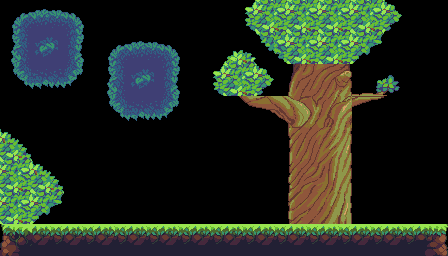

This is a level from a 2D game, rendered from its Tiled map with the project's own tilesets. A one-line summary and the complete map file follow:
An orthogonal 14x8 tile map with 32x32 px tiles, 1 tile layer (Tile Layer 1).

<map version="1.4" tiledversion="1.4.1" orientation="orthogonal" renderorder="right-down" width="14" height="8" tilewidth="32" tileheight="32" infinite="0" nextlayerid="2" nextobjectid="1">
 <editorsettings>
  <export target="MenuMap.json" format="json" />
 </editorsettings>
 <tileset firstgid="1" source="Jungle_terrain.tsx" />
 <layer id="1" name="Tile Layer 1" width="14" height="8">
  <data>
   <tile gid="77" />
   <tile gid="78" />
   <tile gid="79" />
   <tile />
   <tile />
   <tile />
   <tile />
   <tile gid="241" />
   <tile gid="242" />
   <tile gid="242" />
   <tile gid="242" />
   <tile gid="242" />
   <tile gid="243" />
   <tile />
   <tile gid="105" />
   <tile gid="106" />
   <tile gid="107" />
   <tile gid="77" />
   <tile gid="78" />
   <tile gid="79" />
   <tile />
   <tile gid="214" />
   <tile gid="326" />
   <tile gid="242" />
   <tile gid="242" />
   <tile gid="327" />
   <tile />
   <tile />
   <tile gid="133" />
   <tile gid="134" />
   <tile gid="135" />
   <tile gid="105" />
   <tile gid="106" />
   <tile gid="107" />
   <tile gid="241" />
   <tile gid="242" />
   <tile gid="243" />
   <tile gid="190" />
   <tile gid="191" />
   <tile gid="333" />
   <tile gid="334" />
   <tile />
   <tile />
   <tile />
   <tile />
   <tile gid="133" />
   <tile gid="134" />
   <tile gid="135" />
   <tile />
   <tile gid="272" />
   <tile gid="217" />
   <tile gid="218" />
   <tile gid="219" />
   <tile gid="222" />
   <tile />
   <tile />
   <tile gid="299" />
   <tile />
   <tile />
   <tile />
   <tile />
   <tile />
   <tile />
   <tile />
   <tile />
   <tile gid="246" />
   <tile gid="247" />
   <tile />
   <tile />
   <tile />
   <tile gid="242" />
   <tile gid="299" />
   <tile />
   <tile />
   <tile />
   <tile />
   <tile />
   <tile />
   <tile />
   <tile gid="274" />
   <tile gid="275" />
   <tile />
   <tile />
   <tile />
   <tile gid="242" />
   <tile gid="327" />
   <tile />
   <tile />
   <tile />
   <tile />
   <tile />
   <tile />
   <tile />
   <tile gid="330" />
   <tile gid="331" />
   <tile />
   <tile />
   <tile />
   <tile gid="29" />
   <tile gid="30" />
   <tile gid="30" />
   <tile gid="30" />
   <tile gid="30" />
   <tile gid="30" />
   <tile gid="30" />
   <tile gid="30" />
   <tile gid="30" />
   <tile gid="30" />
   <tile gid="30" />
   <tile gid="30" />
   <tile gid="30" />
   <tile gid="31" />
  </data>
 </layer>
</map>
